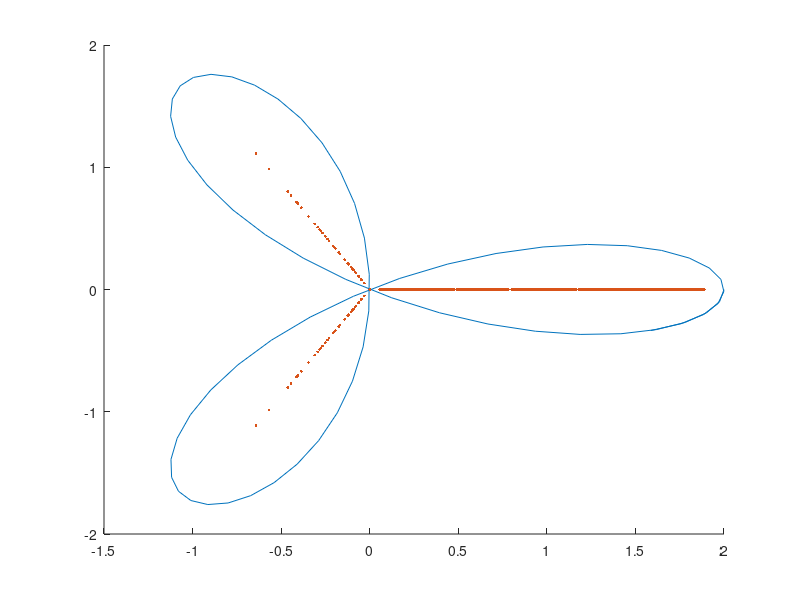
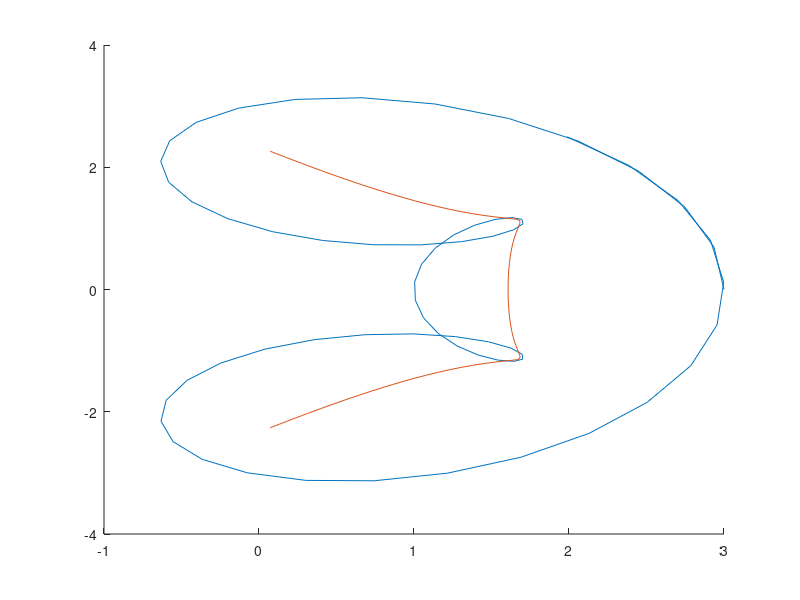
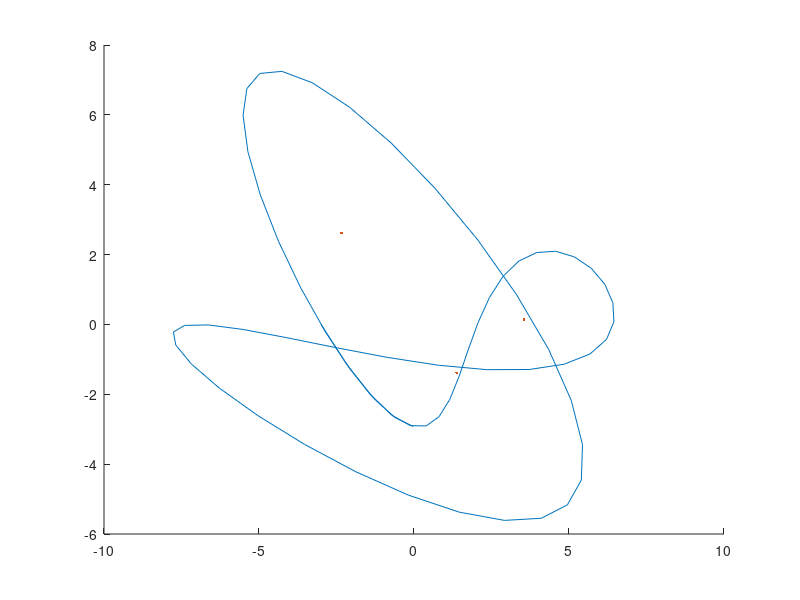
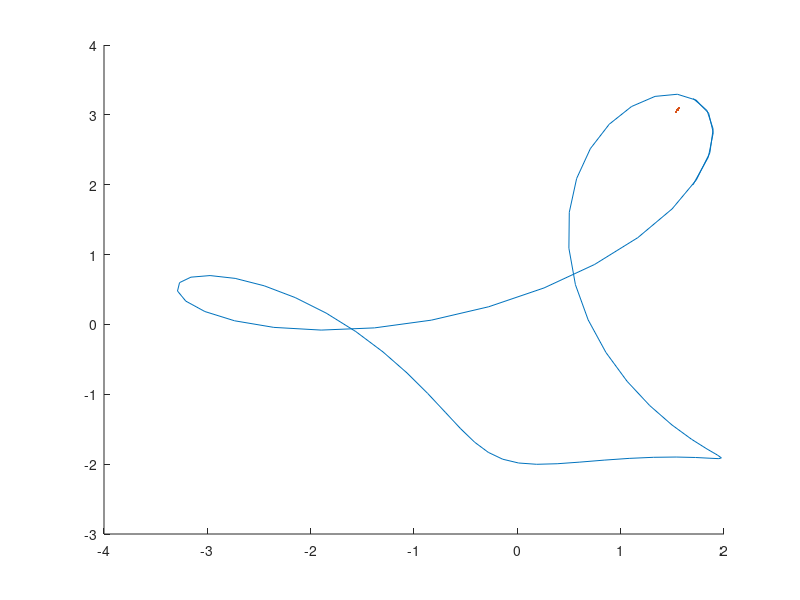

Write MATLAB code to recreate these figures, in order.
%homework 4 task 2,3,4 % toeplitz and circulant matrices.

%test polyorder.
%plot(x,polyval([1 0 0],x))

%% test from paper;
a = 0:0.1:(2*pi+0.5);
maxDim = 100;
r = [0 1 0  zeros(1,maxDim-4)];
c = [0 0 1  zeros(1,maxDim-4)];
Tm1 = toeplitz(c,r);
symCurvem1 = @(z) c(4)*z.^(-3) + c(3)*z.^(-2) + c(2)*z.^(-1) + c(1)*z.^(0) ...
                 +r(2)*z.^(1) + +r(3)*z.^(2) + r(4)*z.^(3);
lambda = eig(Tm1);
lambdaInf = [];

for j = 1:1:maxDim
    r = [0 1 0  zeros(1,j-4)];
    c = [0 0 1  zeros(1,j-4)];
    lambda = eig(toeplitz(c,r));

for i=1:length(lambda)
    testVec = [1 (-lambda(i)) 0 1];
    testRoots = roots(testVec); 
    [~,I] = sort(abs(testRoots));
    testRoots = testRoots(I);
    if (abs(testRoots(end)) - abs(testRoots(end-1)) < eps)
        lambdaInf = [lambdaInf lambda(i)];
    end
end
   j/maxDim*100
end

for i=1:length(a)
  symCurveVals(i)  = symCurvem1(cos(a(i)) + 1i*sin(a(i)));
end
figure
hold on
[~,I] = sort(angle(lambdaInf));
plot(real(symCurveVals),imag(symCurveVals))
%plot(real(lambda),imag(lambda),'.')
plot(real(lambdaInf(I)),imag(lambdaInf(I)),'.')
hold off



%% test with grcar
a = 0:0.1:(2*pi+0.5);
r = [1  1  1 1  zeros(1,maxDim-4)];
c = [1 -1  0 0  zeros(1,maxDim-4)];
T0 = toeplitz(c,r);
symCurve0 = @(z) c(4)*z.^(-3) + c(3)*z.^(-2) + c(2)*z.^(-1) + c(1)*z.^(0) ...
                 +r(2)*z.^(1) + +r(3)*z.^(2) + r(4)*z.^(3);
lambda = eig(T0);
lambdaInf = [];
a = 0:0.1:(2*pi+0.5);

for i=1:length(lambda)
    testVec = [1 1 1 -1 (1-lambda(i))]; 
    testRoots = roots(testVec); 
    [~,I] = sort(real(testRoots));
    testRoots = testVec(I);
    if (abs(testRoots(end)) - abs(testRoots(end-1)) < eps)
        lambdaInf = [lambdaInf lambda(i)];
    end
end
for i=1:length(a)
  symCurveVals(i)  = symCurve0(cos(a(i)) + 1i*sin(a(i)));
end
figure
hold on
[~,I] = sort(angle(lambdaInf));
plot(real(symCurveVals),imag(symCurveVals))
plot(real(lambdaInf(I)),imag(lambdaInf(I)))
hold off

%% Toeplitz Matrix 1.
r = [0 0 -4 -2i zeros(1,maxDim-4)];
c = [0 2i -1 2  zeros(1,maxDim-4)];
T1 = toeplitz(c,r);
symCurve1 = @(z) c(4)*z.^(-3) + c(3)*z.^(-2) + c(2)*z.^(-1) + c(1)*z.^(0) ...
                 +r(2)*z.^(1) + +r(3)*z.^(2) + r(4)*z.^(3);
lambda = eig(T1);
lambdaInf = [];
a = 0:0.1:(2*pi+0.5);

for j = 1:1:maxDim
    r = [0 0 -4 -2i zeros(1,j-4)];
    c = [0 2i -1 2  zeros(1,j-4)];
    lambda = eig(toeplitz(c,r));

for i=1:length(lambda)
    testVec = [-2i -4 +2 -1 (2-lambda(i))];
    testRoots = roots(testVec); 
    [~,I] = sort(abs(testRoots));
    testRoots = testVec(I);
    if (abs(testRoots(end)) - abs(testRoots(end-1)) < eps)
        lambdaInf = [lambdaInf lambda(i)];
    end
end
j/maxDim*100
end
for i=1:length(a)
  symCurveVals(i)  = symCurve1(cos(a(i)) + 1i*sin(a(i)));
end
figure
hold on
plot(real(symCurveVals),imag(symCurveVals))
plot(real(lambdaInf(I)),imag(lambdaInf(I)),'.')
hold off

%% Toeplitz Matrix 2 bullshead.
r = [0 0 1 7/10 zeros(1,maxDim-4)];
c = [0 2i 0 0   zeros(1,maxDim-4)];
T2 = toeplitz(c,r);
symCurve2 = @(z) c(4)*z.^(-3) + c(3)*z.^(-2) + c(2)*z.^(-1) + c(1)*z.^(0) ...
                 +r(2)*z.^(1) + +r(3)*z.^(2) + r(4)*z.^(3);
lambda = eig(T2);
lambdaInf = [];
a = 0:0.1:(2*pi+0.5);

for i=1:length(lambda)
    [2i 0 0 1 7/10]
    testVec = [7/10 1 0 -lambda(i) 2i];
    testRoots = roots(testVec); 
    [~,I] = sort(abs(testRoots));
    testRoots = testVec(I);
    if (abs(testRoots(end)) - abs(testRoots(end-1)) < eps)
        lambdaInf = [lambdaInf lambda(i)];
    end
end
for i=1:length(a)
  symCurveVals(i)  = symCurve2(cos(a(i)) + 1i*sin(a(i)));
end
figure
hold on
plot(real(symCurveVals),imag(symCurveVals))
plot(real(lambdaInf(I)),imag(lambdaInf(I)),'.')
hold off

%% Toeplitz Matrix 3 triangle.
r = [0 0 1/4 0 zeros(1,maxDim-4)];
c = [0 1  0  0 zeros(1,maxDim-4)];
T3 = toeplitz(c,r);
symCurve3 = @(z) c(4)*z.^(-3) + c(3)*z.^(-2) + c(2)*z.^(-1) + c(1)*z.^(0) ...
                 +r(2)*z.^(1) + +r(3)*z.^(2) + r(4)*z.^(3);
             
lambda = eig(T3);
lambdaInf = [];
a = 0:0.1:(2*pi+0.5);
for j = 1:1:maxDim
r = [0 0 1/4 0 zeros(1,j-4)];
c = [0 1  0  0 zeros(1,j-4)];
lambda = eig(toeplitz(c,r));

for i=1:length(lambda)
    testVec = [1/4 0 -lambda(i) 1];
    testRoots = roots(testVec); 
    [~,I] = sort(abs(testRoots));
    testRoots = testVec(I);
    if (abs(testRoots(end)) - abs(testRoots(end-1)) < eps)
        lambdaInf = [lambdaInf lambda(i)];
    end
end
j/maxDim*100
end

for i=1:length(a)
  symCurveVals(i)  = symCurve3(cos(a(i)) + 1i*sin(a(i)));
end
figure
plot(real(symCurveVals),imag(symCurveVals))
hold on
plot(real(lambdaInf(I)),imag(lambdaInf(I)))             
hold off        

%% Toeplitz Matrix 4 whale.
r = [0 10 3+1i    4     1i  zeros(1,maxDim-5)];
c = [0 1  1i    -(3+2i) -1  zeros(1,maxDim-5)];
T4 = toeplitz(c,r);
symCurve4 = @(z) c(4)*z.^(-3) + c(3)*z.^(-2) + c(2)*z.^(-1) + c(1)*z.^(0) ...
                 +r(2)*z.^(1) + +r(3)*z.^(2) + r(4)*z.^(3);
